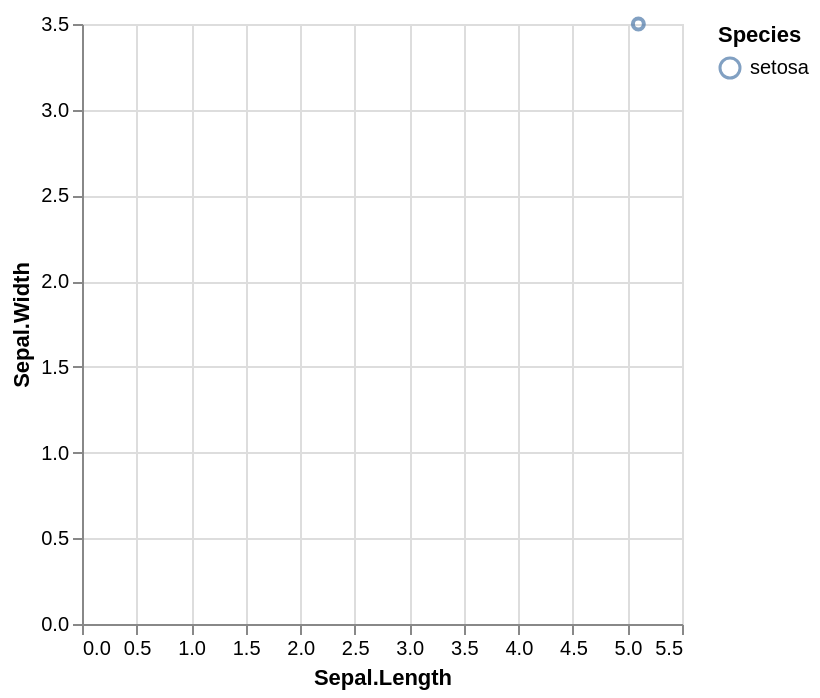

Vega-Lite specification for this chart:
### Vega-Lite specification from a JSON file in a GitHub repository (floating-point values rounded to 4 significant figures)
{"$schema": "https://vega.github.io/schema/vega-lite/v3.json", "datasets": {"data-00": [{"Sepal.Length": 5.1, "Sepal.Width": 3.5, "Petal.Length": 1.4, "Petal.Width": 0.2, "Species": "setosa"}]}, "layer": [{"data": {"name": "data-00"}, "mark": {"type": "point"}, "encoding": {"y": {"field": "Sepal\\.Width", "type": "quantitative", "title": "Sepal.Width"}, "x": {"field": "Sepal\\.Length", "type": "quantitative", "title": "Sepal.Length"}, "stroke": {"field": "Species", "type": "nominal", "title": "Species"}}}]}
